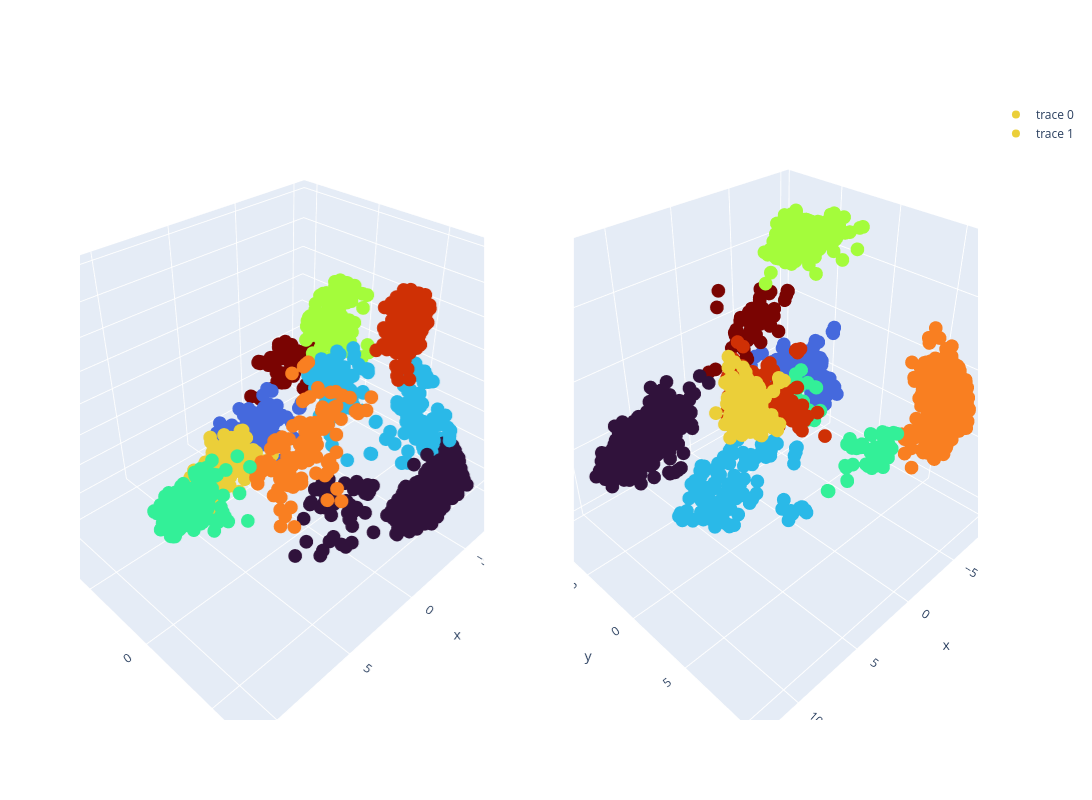

The cell this chart's notebook holds for it:
### Code cell
#fig = px.scatter_3d(pca_pd, x='pc1', y='pc2', z='pc3', color='cluster_label', height = 600, width = 800, color_continuous_scale=px.colors.sequential.Turbo)

fig = make_subplots(rows=1, cols=2,specs=[[{'type': 'surface'}, {'type': 'surface'}]])

fig.add_trace(
    go.Scatter3d(x=pca_pd['pc1'], y=pca_pd['pc2'], z=pca_pd['pc3'], mode='markers',
                 marker=dict(color=pca_pd['cluster_label'], colorscale=px.colors.sequential.Turbo)),
    row=1, col=1
)

fig.add_trace(
    go.Scatter3d(x=td_pca_pd['pc1'], y=td_pca_pd['pc2'], z=td_pca_pd['pc3'], mode='markers',
                 marker=dict(color=td_pca_pd['cluster_label'], colorscale=px.colors.sequential.Turbo)),
    row=1, col=2
)

fig.update_layout(height=800, width=1400)
fig.show()

# fig.update_scenes(xaxis_title_font_color="blue",
#                   xaxis_tickfont_color="blue",
#                   yaxis_title_font_color="red",
#                   yaxis_tickfont_color="red",  
#                   zaxis_title_font_color="green",
#                   zaxis_tickfont_color="green",)

### Figure 1 — Plotly figure (JSON) as saved in the notebook; plotly's stock layout.template omitted (floating-point values rounded to 4 significant figures; data arrays with more than 128 entries replaced by an {"elided": "..."} marker saying what was removed)
{"data": [{"marker": {"color": {"elided": "4953 int values"}, "colorscale": [[0, "#30123b"], [0.07143, "#4145ab"], [0.1429, "#4675ed"], [0.2143, "#39a2fc"], [0.2857, "#1bcfd4"], [0.3571, "#24eca6"], [0.4286, "#61fc6c"], [0.5, "#a4fc3b"], [0.5714, "#d1e834"], [0.6429, "#f3c63a"], [0.7143, "#fe9b2d"], [0.7857, "#f36315"], [0.8571, "#d93806"], [0.9286, "#b11901"], [1, "#7a0402"]]}, "mode": "markers", "scene": "scene", "type": "scatter3d", "x": {"elided": "4953 float values"}, "y": {"elided": "4953 float values"}, "z": {"elided": "4953 float values"}}, {"marker": {"color": {"elided": "4953 int values"}, "colorscale": [[0, "#30123b"], [0.07143, "#4145ab"], [0.1429, "#4675ed"], [0.2143, "#39a2fc"], [0.2857, "#1bcfd4"], [0.3571, "#24eca6"], [0.4286, "#61fc6c"], [0.5, "#a4fc3b"], [0.5714, "#d1e834"], [0.6429, "#f3c63a"], [0.7143, "#fe9b2d"], [0.7857, "#f36315"], [0.8571, "#d93806"], [0.9286, "#b11901"], [1, "#7a0402"]]}, "mode": "markers", "scene": "scene2", "type": "scatter3d", "x": {"elided": "4953 float values"}, "y": {"elided": "4953 float values"}, "z": {"elided": "4953 float values"}}], "layout": {"height": 800, "scene": {"domain": {"x": [0, 0.45], "y": [0, 1]}}, "scene2": {"domain": {"x": [0.55, 1], "y": [0, 1]}}, "width": 1400}}
